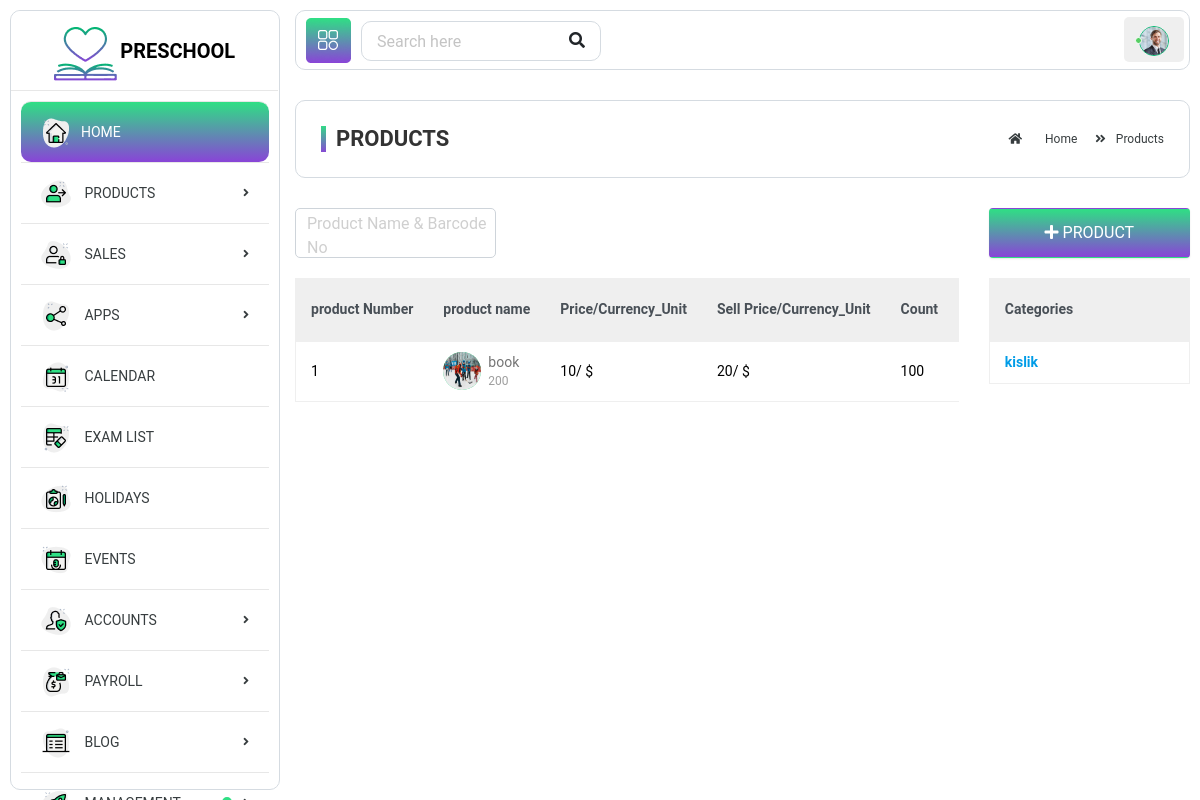
/product-list/, run on the app's committed database.
### products/models.py (models this page shows, shortened)
class Product(models.Model):
    barcode                       = models.CharField(max_length=64, unique=True)
    name                          = models.CharField(max_length=64, unique=True)
    category                      = models.ManyToManyField(ProductCategory)
    count                         = models.IntegerField()
    buy_price                     = models.IntegerField()
    sell_price                    = models.IntegerField()
    currency_type                 = models.CharField(max_length=32, choices=currency_units, blank=True, null=True)
    datetime                      = models.DateTimeField(auto_now=True)
    image                         = models.ImageField(upload_to='product_images/', null=True, blank=True)
    description                   = models.TextField(max_length=512, null=True, blank=True)
    slug                          = models.SlugField(null=False, blank=True, unique=True, db_index=True, editable=False)
    class Meta:
        ordering = ['-datetime']

class ProductCategory(models.Model):
    category                      = models.CharField(max_length=64)
    slug                          = models.SlugField(null=False, blank=True, unique=True, db_index=True, editable=False)
    def __str__(self):
        return self.category

### products/views.py (the view)
# urls.py: path('product-list/', ProductList.as_view(), name="product_list"),
class ProductList(ListView):
    model = Product
    paginate_by = 2
    context_object_name = 'products'
    def get(self, request, *args, **kwargs):
        keyword = request.GET.get('keyword')
        if keyword:
            products = Product.objects.filter(name__contains=keyword)
            return render(request, "product/product_categories.html", {'page_obj': products})
        return super(ProductList, self).get(request, *args, **kwargs)
    def get_context_data(self, *args,  **kwargs):
        context = super().get_context_data(**kwargs)
        context['productCategory'] = ProductCategory.objects.all()
        product_list = Product.objects.all()
        paginator = Paginator(product_list, self.paginate_by)
        page = self.request.GET.get('page')
        try:
            file_products = paginator.page(page)
        except PageNotAnInteger:
            file_products = paginator.page(1)
        except EmptyPage:
            file_products = paginator.page(paginator.num_pages)
        context['products'] = file_products
        return context
    template_name = 'product/product_list.html'

### products/templates/product/product_list.html (shortened to what this page needs)
{% extends 'home/base.html' %}
{% load static %}
{% block content %}
    <body>
    <div class="main-wrapper">
        <div class="page-wrapper">
            <div class="content container-fluid">
                <div class="page-header">
                    <div class="row">
                        <div class="col-lg-6 col-md-6 col-sm-6 col-12">
                            <h5 class="text-uppercase mb-0 mt-0 page-title">Products</h5>
                        </div>
                        <div class="col-lg-6 col-md-6 col-sm-6 col-12">
                            <ul class="breadcrumb float-right p-0 mb-0">
                                <li class="breadcrumb-item"><a href="{% url 'index' %}"><i class="fas fa-home"></i> Home</a>
                                </li>
                                <li class="breadcrumb-item"><a href="#">Products</a></li>
                            </ul>
                        </div>
                    </div>
                </div>
                <div class="content-page" >
                    <div class="row filter-row">
                        <div class="col-sm-6 col-md-3">
                            <div class="form-group form-focus">
                                <form>
                                    <input type="text" name="keyword" class="form-control floating">
                                    <label class="focus-label">Product Name & Barcode No</label>
                                </form>
                            </div>
                        </div>
                        <div class="col-sm-6 col-md-6">
                        </div>
                        <div class="col-sm-6 col-md-3">
                            <a href="{% url 'product_create' %}" class="btn btn-search btn-block rounded mb-3"><i
                                    class="fas fa-plus"></i>
                                Product</a>
                        </div>
                    </div>
                    <div class="row">
                        <div class="col-md-9 mb-1">
                            <div class="table-responsive">
                                <table class="table custom-table datatable" id="product-list">
                                    <thead class="thead-light">
                                    <tr>
                                        <th>product Number</th>
                                        <th>product name</th>
                                        <th>Price/Currency_Unit</th>
                                        <th>Sell Price/Currency_Unit</th>
                                        <th>Count</th>
                                        <th>Category</th>
                                    </tr>
                                    </thead>
                                    <tbody>
                                    {% for product in products %}
                                        <tr id="change-color" class="odd">
                                            <td>{{ forloop.counter }}</td>
                                            <td>
                                                {% if product.image %}
                                                    <a href="{% url 'product_detail' product.slug %}"><img
                                                            class="avatar text-white" src="{{ product.image.url }}"
                                                            alt=""></a>
                                                {% else %}
                                                    <a href="{% url 'product_detail' product.slug %}"><img
                                                            class="avatar text-white"
                                                            src="{% static 'assets/img/blog/blog-01.jpg' %}" alt=""></a>
                                                {% endif %}
                                                <h2>
                                                    <a style="margin: 2px"
                                                       href="{% url 'product_detail' product.slug %}">{{ product.name }}
                                                        <span>{{ product.barcode }}</span></a>
                                                </h2>
                                            </td>
                                            <td>
                                                {{ product.buy_price }}/ {{ product.currency_type }}
                                            </td>
                                            <td>
                                                {{ product.sell_price }}/ {{ product.currency_type }}
                                            </td>
                                            <td>
                                                {{ product.count }}
                                            </td>
                                            {% for category in product.category.all %}
                                                <td>
                                                </td>
                                            {% endfor %}
                                        </tr>
                                    {% endfor %}
                                    </tbody>
                                </table>
                            </div>
                        </div>
                        <div class="col-md-3 mb-1">
                            <div class="table-responsive">
                                <table class="table custom-table datatable">
                                    <thead class="thead-light">
                                    <tr>
                                        <th>Categories</th>
                                    </tr>
                                    </thead>
                                    <tbody>
                                    {% for category in productCategory %}
                                        <tr>
                                            <td>
                                                <a href="{% url 'category_view_with_category' category.slug %} ">
                                                    <b style="text-align: center">{{ category.category }}</b>
                                                </a>
                                            </td>
                                        </tr>
                                    {% endfor %}
                                    </tbody>
                                </table>
                            </div>
                        </div>
                    </div>
                    <div class="row">
                        <div class="col-sm-12 col-md-5">
                        </div>
                    </div>
                </div>
            </div>
        </div>
    </div>
    </body>
{% endblock %}

### data on the page
Product: name "book", barcode "200", buy_price "10", currency_type "$", sell_price "20", count "100"
ProductCategory: category "kislik"
